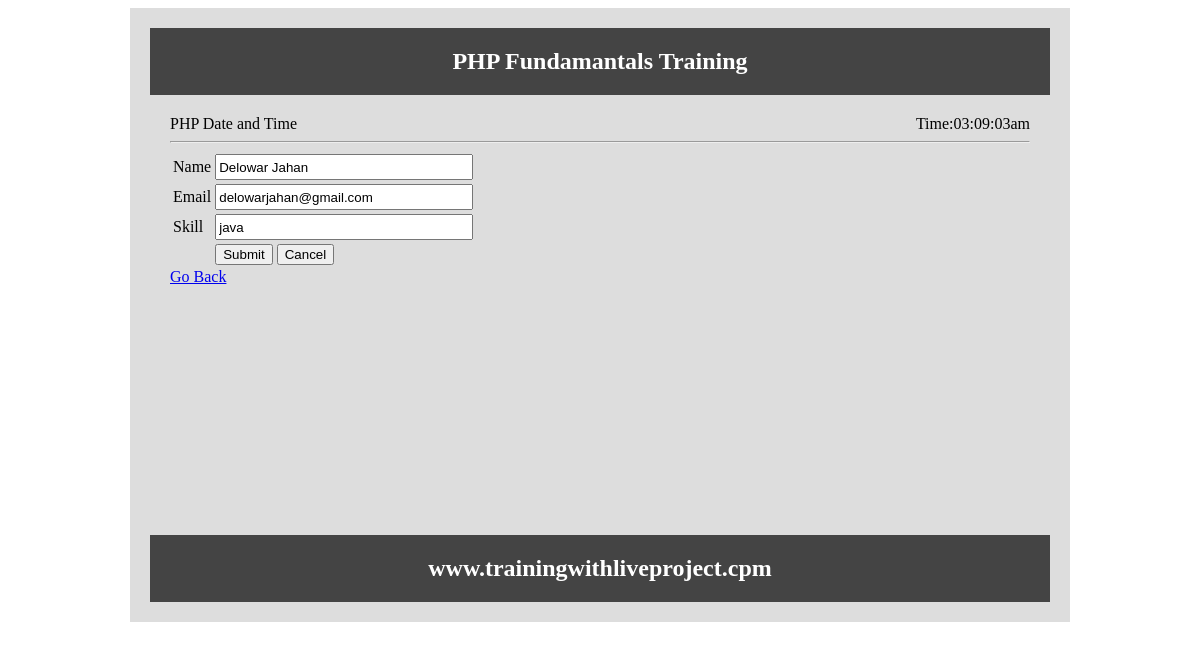
The app's page /update.php?id=2 with its own data.
### tables this page shows
CREATE TABLE `tbl_user` (
  `id` int(11) NOT NULL,
  `name` varchar(50) NOT NULL,
  `email` varchar(255) NOT NULL,
  `skill` varchar(50) NOT NULL
);

### Database.php (called while the page is built, shortened)
<?php
class Database{
	public $host = DB_HOST;
	public $user = DB_USER;
	public $pass = DB_PASS;
	public $dbname = DB_NAME;
	public $link;
	private function connectDB(){
		$this->link = new mysqli($this->host,$this->user,$this->pass,$this->dbname);
	}
	public function select($query){
		$result = $this->link->query($query)or die ($this->link->error.__LINE__);
		if($result->num_rows > 0){
			return $result;
		}
		else{
			return false;
		}
	}
 }
?>

### update.php (the view, shortened to what this page needs)
<?php
include 'inc/header.php';
include 'Database.php';
$db = new Database();
 $id = mysqli_real_escape_string($db->link, $_GET['id']);
 $query = "SELECT * FROM tbl_user WHERE `id` = '$id' ";
 $getData = $db->select($query)->fetch_assoc();
?>
<form action="update.php?id=<?php echo $id;?>" method="post">
<table>
 <tr>
  <td>Name</td>
   <td><input type="text" name="name" value="<?php echo $getData['name']?>"/></td>
  </tr>
 <tr>
   <td>Email</td>
      <td><input type="text" name="email" value="<?php echo $getData['email']?>"/></td>
 </tr>
 <tr>
  <td>Skill</td>
      <td><input type="text" name="skill" value="<?php echo $getData['skill']?>"/></td>
 </tr>
 <tr>
   <td></td>
   <td>
     <input type="submit" name="submit" value="Submit"/>
	 <input type="reset" Value="Cancel"/>
   </td>
 </tr>
 </table>
</form>
<a href="index.php">Go Back</a>
<?php include 'inc/footer.php';?>

### inc/header.php (style rules this page uses)
input[type="text"] { width:250px;height:20px; }

### records on screen
tbl_user: name "Delowar Jahan", email "delowarjahan@gmail.com", skill "java"
